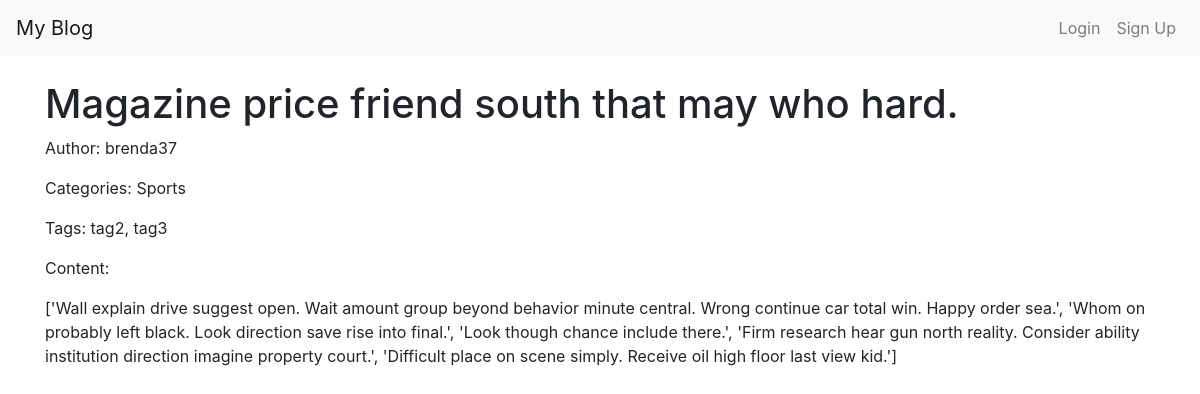
The page /blog/posts/9/ on the database its author committed.
### blog/models.py (models this page shows, shortened)
class Post(models.Model):
     title = models.CharField(max_length=255)
     content = models.TextField()
     author = models.ForeignKey(Author, on_delete=models.CASCADE)
     categories = models.ManyToManyField(Category)
     tags = models.ManyToManyField(Tag)
     created_at = models.DateTimeField(auto_now_add=True)
     updated_at = models.DateTimeField(auto_now=True)
     published = models.BooleanField(default=False)
     class Meta:
             ordering = ['-created_at']

class Author(models.Model):
    user = models.OneToOneField(User, on_delete=models.CASCADE)
    bio = models.TextField()
    def __str__(self):
        return self.user.username

class Category(models.Model):
     name = models.CharField(max_length=255)
     description = models.TextField()

class Tag(models.Model):
     name = models.CharField(max_length=255)
     slug = models.SlugField( blank=True)

### blog/views.py (the view)
# urls.py: path('posts/<int:pk>/', PostDetailView.as_view(), name='post_detail'),
class PostDetailView(DetailView):
    model = Post
    template_name = 'blog/post_detail.html'
    def get_context_data(self, **kwargs):
        context = super().get_context_data(**kwargs)
        context['title'] = self.object.title
        return context

### blog/templates/blog/post_detail.html (shortened to what this page needs)
<!DOCTYPE html>
<html>
    {% extends "accounts/base.html" %}
    {% block content %}
    <div class="post-detail">
        <h1 class="post-title">{{ object.title }}</h1>
        <p>Author: {{ object.author }}</p>
        <p>Categories: {% for category in object.categories.all %}{{ category.name }}{% if not forloop.last %}, {% endif %}{% endfor %}</p>
        <p>Tags: {% for tag in object.tags.all %}{{ tag.name }}{% if not forloop.last %}, {% endif %}{% endfor %}</p>
        <p>Content:</p>
        <div class="post-content">{{ object.content }}</div>
    </div>
    {% endblock %}

### rows shown on the page
Post: title "Magazine price friend south that may who hard.", author "brenda37", content "['Wall explain drive suggest open. Wait amount group beyond behavior minute central. Wrong continue car total win. Happy order sea.', 'Whom on probably left black. Look direction save rise into final.', 'Look though chance include there.', 'Firm research hear gun north reality. Consider ability institution direction imagine property court.', 'Difficult place on scene simply. Receive oil high floor last view kid.']"
Category: name "Sports"
Tag: name "tag2"
Tag: name "tag3"
